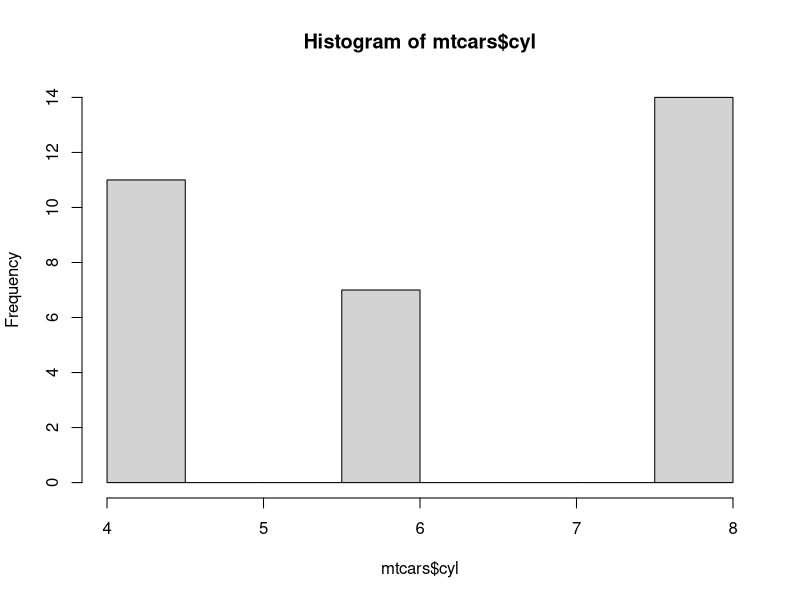
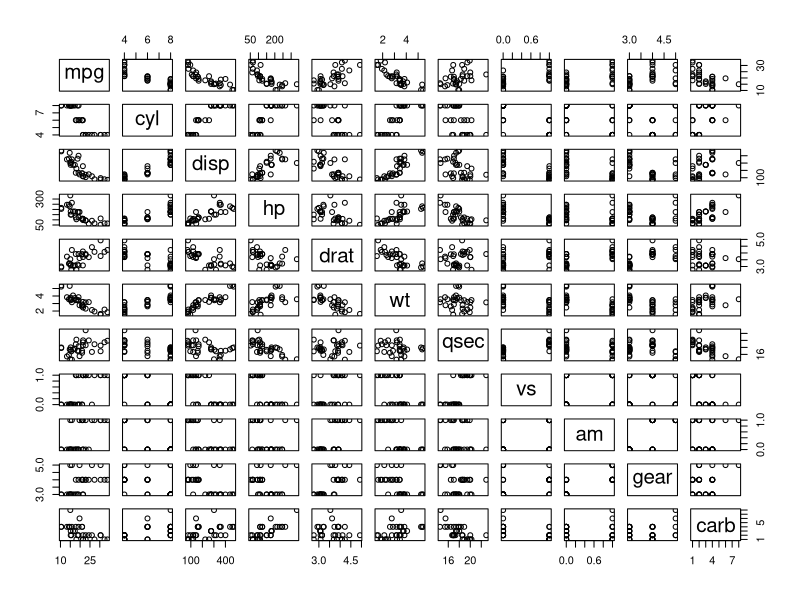
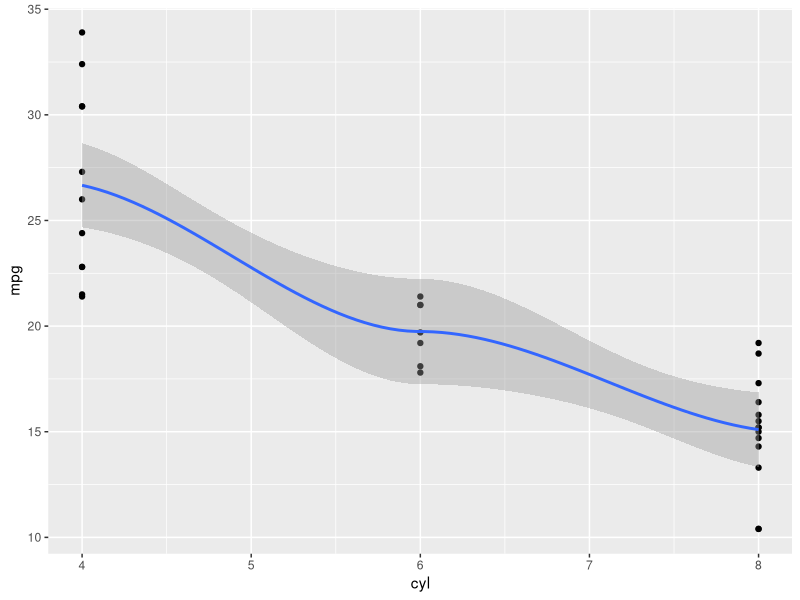
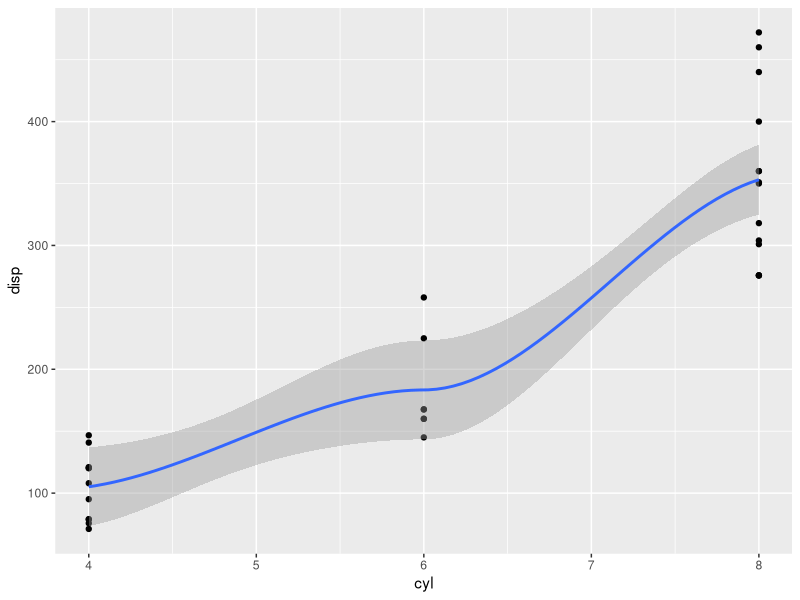
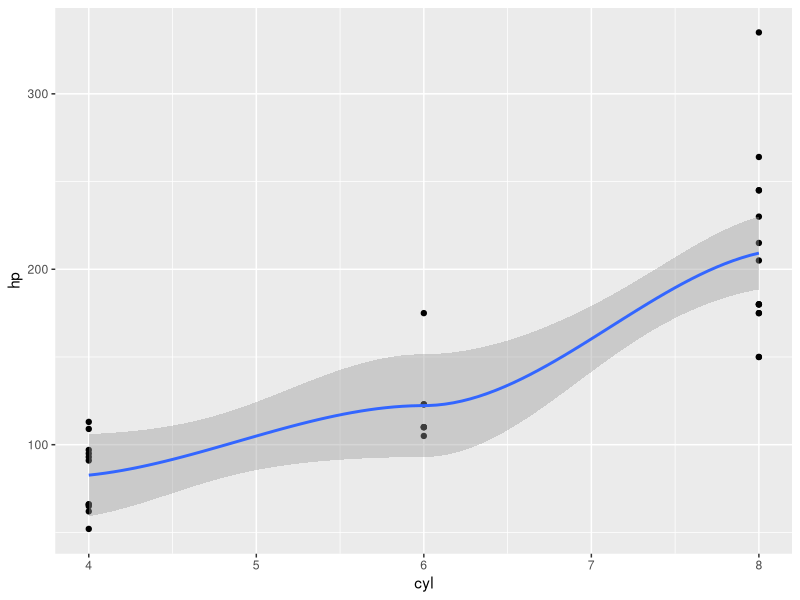
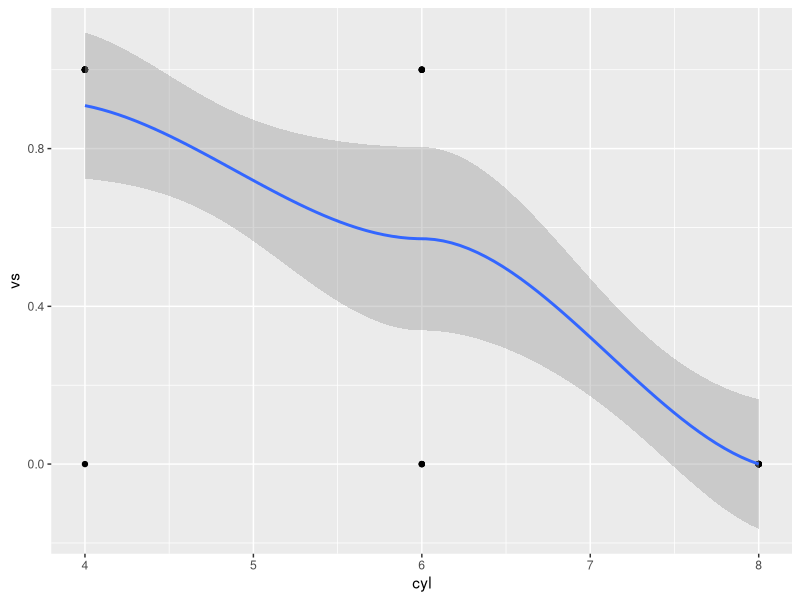
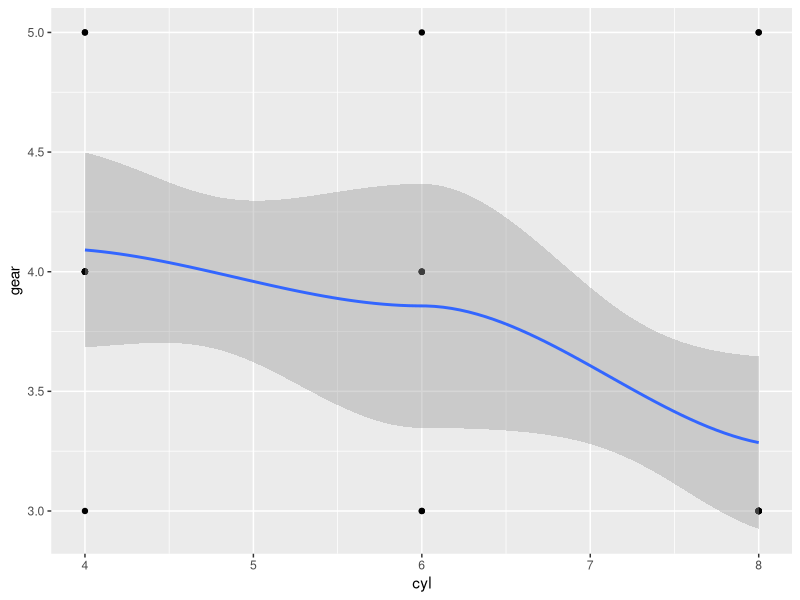

Reproduce these figures in R, in order.
# Good coding practice 
# Bad example    

setwd("C:/Users/idivrz90seqi/Documents/Projects/Coding Club/Implement_good_coding_practice_in_R")

library(tidyverse)
library(ggplot2)
library(psych)

data(mtcars)
head(mtcars)

# plot histogram
hist(mtcars$cyl)

# influence of cyl on mpg, disp, hp, vs and gear
lm1 <- lm( mpg ~ cyl, data = mtcars )
plot(mtcars)
str(mtcars$cyl)
summary(lm1)
lm2 <- lm( disp ~ cyl, data = mtcars )
summary(lm2)
lm3 <- lm( hp ~ cyl, data = mtcars )
summary(lm3)
lm4 <- lm( vs ~ cyl, data = mtcars )
summary(lm4)
lm1.1 <- lm( gear ~ cyl, data = mtcars )
summary(lm1.1)

# plot x and y with geom_smooth function
ggplot(data=mtcars,aes(x=cyl, y=mpg))+geom_point()+geom_smooth()
ggplot(data=mtcars,
       aes(x=cyl, y=disp))+
  geom_point()+
  geom_smooth()
ggplot(data=mtcars,    aes(x=cyl, y=hp))+   geom_point()+
  geom_smooth()
ggplot(mtcars,
       aes(x=cyl, y=vs))+   geom_point()+   geom_smooth()
ggplot(data=mtcars,aes(x=cyl, y=gear))+
  geom_point()+geom_smooth()


